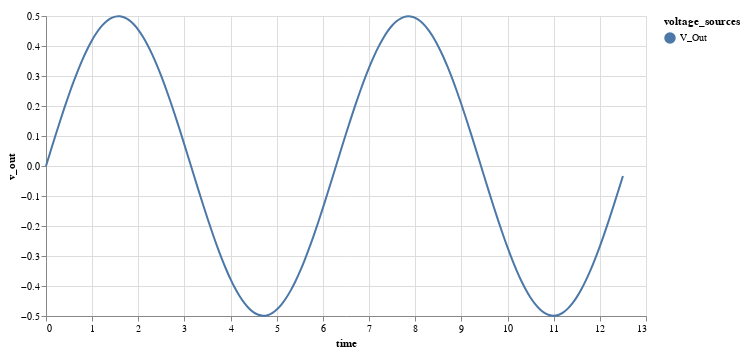

The notebook cell this image was saved under:
### Code cell
plotData(t1,[a1])

### Figure 1 — Vega-Lite specification as saved in the notebook (floating-point values rounded to 4 significant figures)
{"config": {"view": {"continuousWidth": 400, "continuousHeight": 300}}, "layer": [{"mark": {"type": "line", "interpolate": "basis"}, "encoding": {"color": {"type": "nominal", "field": "voltage_sources"}, "x": {"type": "quantitative", "field": "time"}, "y": {"type": "quantitative", "field": "v_out"}}}, {"mark": "point", "encoding": {"opacity": {"value": 0}, "x": {"type": "quantitative", "field": "time"}}, "selection": {"selector010": {"type": "single", "nearest": true, "on": "mouseover", "fields": ["time"], "empty": "none"}}}, {"mark": "point", "encoding": {"color": {"type": "nominal", "field": "voltage_sources"}, "opacity": {"condition": {"value": 1, "selection": "selector010"}, "value": 0}, "x": {"type": "quantitative", "field": "time"}, "y": {"type": "quantitative", "field": "v_out"}}}, {"mark": {"type": "rule", "color": "gray"}, "encoding": {"x": {"type": "quantitative", "field": "time"}}, "transform": [{"filter": {"selection": "selector010"}}]}, {"mark": {"type": "text", "align": "left", "dx": 5, "dy": -5}, "encoding": {"color": {"type": "nominal", "field": "voltage_sources"}, "text": {"condition": {"type": "quantitative", "field": "v_out", "selection": "selector010"}, "value": " "}, "x": {"type": "quantitative", "field": "time"}, "y": {"type": "quantitative", "field": "v_out"}}}], "data": {"name": "data-1bad299b3802139d6bba0a19bdd27ba4"}, "height": 300, "width": 600, "$schema": "https://vega.github.io/schema/vega-lite/v4.0.2.json", "datasets": {"data-1bad299b3802139d6bba0a19bdd27ba4": [{"time": 0.0, "voltage_sources": "V_Out", "v_out": 0.0}, {"time": 0.1, "voltage_sources": "V_Out", "v_out": 0.04992}, {"time": 0.2, "voltage_sources": "V_Out", "v_out": 0.09933}, {"time": 0.3, "voltage_sources": "V_Out", "v_out": 0.1478}, {"time": 0.4, "voltage_sources": "V_Out", "v_out": 0.1947}, {"time": 0.5, "voltage_sources": "V_Out", "v_out": 0.2397}, {"time": 0.6, "voltage_sources": "V_Out", "v_out": 0.2823}, {"time": 0.7, "voltage_sources": "V_Out", "v_out": 0.3221}, {"time": 0.8, "voltage_sources": "V_Out", "v_out": 0.3587}, {"time": 0.9, "voltage_sources": "V_Out", "v_out": 0.3917}, {"time": 1.0, "voltage_sources": "V_Out", "v_out": 0.4207}, {"time": 1.1, "voltage_sources": "V_Out", "v_out": 0.4456}, {"time": 1.2, "voltage_sources": "V_Out", "v_out": 0.466}, {"time": 1.3, "voltage_sources": "V_Out", "v_out": 0.4818}, {"time": 1.4, "voltage_sources": "V_Out", "v_out": 0.4927}, {"time": 1.5, "voltage_sources": "V_Out", "v_out": 0.4987}, {"time": 1.6, "voltage_sources": "V_Out", "v_out": 0.4998}, {"time": 1.7, "voltage_sources": "V_Out", "v_out": 0.4958}, {"time": 1.8, "voltage_sources": "V_Out", "v_out": 0.4869}, {"time": 1.9, "voltage_sources": "V_Out", "v_out": 0.4732}, {"time": 2.0, "voltage_sources": "V_Out", "v_out": 0.4546}, {"time": 2.1, "voltage_sources": "V_Out", "v_out": 0.4316}, {"time": 2.2, "voltage_sources": "V_Out", "v_out": 0.4042}, {"time": 2.3, "voltage_sources": "V_Out", "v_out": 0.3729}, {"time": 2.4, "voltage_sources": "V_Out", "v_out": 0.3377}, {"time": 2.5, "voltage_sources": "V_Out", "v_out": 0.2992}, {"time": 2.6, "voltage_sources": "V_Out", "v_out": 0.2578}, {"time": 2.7, "voltage_sources": "V_Out", "v_out": 0.2137}, {"time": 2.8, "voltage_sources": "V_Out", "v_out": 0.1675}, {"time": 2.9, "voltage_sources": "V_Out", "v_out": 0.1196}, {"time": 3.0, "voltage_sources": "V_Out", "v_out": 0.07056}, {"time": 3.1, "voltage_sources": "V_Out", "v_out": 0.02079}, {"time": 3.2, "voltage_sources": "V_Out", "v_out": -0.02919}, {"time": 3.3, "voltage_sources": "V_Out", "v_out": -0.07887}, {"time": 3.4, "voltage_sources": "V_Out", "v_out": -0.1278}, {"time": 3.5, "voltage_sources": "V_Out", "v_out": -0.1754}, {"time": 3.6, "voltage_sources": "V_Out", "v_out": -0.2213}, {"time": 3.7, "voltage_sources": "V_Out", "v_out": -0.2649}, {"time": 3.8, "voltage_sources": "V_Out", "v_out": -0.3059}, {"time": 3.9, "voltage_sources": "V_Out", "v_out": -0.3439}, {"time": 4.0, "voltage_sources": "V_Out", "v_out": -0.3784}, {"time": 4.1, "voltage_sources": "V_Out", "v_out": -0.4091}, {"time": 4.2, "voltage_sources": "V_Out", "v_out": -0.4358}, {"time": 4.3, "voltage_sources": "V_Out", "v_out": -0.4581}, {"time": 4.4, "voltage_sources": "V_Out", "v_out": -0.4758}, {"time": 4.5, "voltage_sources": "V_Out", "v_out": -0.4888}, {"time": 4.6, "voltage_sources": "V_Out", "v_out": -0.4968}, {"time": 4.7, "voltage_sources": "V_Out", "v_out": -0.5}, {"time": 4.8, "voltage_sources": "V_Out", "v_out": -0.4981}, {"time": 4.9, "voltage_sources": "V_Out", "v_out": -0.4912}, {"time": 5.0, "voltage_sources": "V_Out", "v_out": -0.4795}, {"time": 5.1, "voltage_sources": "V_Out", "v_out": -0.4629}, {"time": 5.2, "voltage_sources": "V_Out", "v_out": -0.4417}, {"time": 5.3, "voltage_sources": "V_Out", "v_out": -0.4161}, {"time": 5.4, "voltage_sources": "V_Out", "v_out": -0.3864}, {"time": 5.5, "voltage_sources": "V_Out", "v_out": -0.3528}, {"time": 5.6, "voltage_sources": "V_Out", "v_out": -0.3156}, {"time": 5.7, "voltage_sources": "V_Out", "v_out": -0.2753}, {"time": 5.8, "voltage_sources": "V_Out", "v_out": -0.2323}, {"time": 5.9, "voltage_sources": "V_Out", "v_out": -0.1869}, {"time": 6.0, "voltage_sources": "V_Out", "v_out": -0.1397}, {"time": 6.1, "voltage_sources": "V_Out", "v_out": -0.09108}, {"time": 6.2, "voltage_sources": "V_Out", "v_out": -0.04154}, {"time": 6.3, "voltage_sources": "V_Out", "v_out": 0.008407}, {"time": 6.4, "voltage_sources": "V_Out", "v_out": 0.05827}, {"time": 6.5, "voltage_sources": "V_Out", "v_out": 0.1076}, {"time": 6.6, "voltage_sources": "V_Out", "v_out": 0.1558}, {"time": 6.7, "voltage_sources": "V_Out", "v_out": 0.2024}, {"time": 6.8, "voltage_sources": "V_Out", "v_out": 0.2471}, {"time": 6.9, "voltage_sources": "V_Out", "v_out": 0.2892}, {"time": 7.0, "voltage_sources": "V_Out", "v_out": 0.3285}, {"time": 7.1, "voltage_sources": "V_Out", "v_out": 0.3645}, {"time": 7.2, "voltage_sources": "V_Out", "v_out": 0.3968}, {"time": 7.3, "voltage_sources": "V_Out", "v_out": 0.4252}, {"time": 7.4, "voltage_sources": "V_Out", "v_out": 0.4494}, {"time": 7.5, "voltage_sources": "V_Out", "v_out": 0.469}, {"time": 7.6, "voltage_sources": "V_Out", "v_out": 0.484}, {"time": 7.7, "voltage_sources": "V_Out", "v_out": 0.4941}, {"time": 7.8, "voltage_sources": "V_Out", "v_out": 0.4993}, {"time": 7.9, "voltage_sources": "V_Out", "v_out": 0.4995}, {"time": 8.0, "voltage_sources": "V_Out", "v_out": 0.4947}, {"time": 8.1, "voltage_sources": "V_Out", "v_out": 0.4849}, {"time": 8.2, "voltage_sources": "V_Out", "v_out": 0.4704}, {"time": 8.3, "voltage_sources": "V_Out", "v_out": 0.4511}, {"time": 8.4, "voltage_sources": "V_Out", "v_out": 0.4273}, {"time": 8.5, "voltage_sources": "V_Out", "v_out": 0.3992}, {"time": 8.6, "voltage_sources": "V_Out", "v_out": 0.3672}, {"time": 8.7, "voltage_sources": "V_Out", "v_out": 0.3315}, {"time": 8.8, "voltage_sources": "V_Out", "v_out": 0.2925}, {"time": 8.9, "voltage_sources": "V_Out", "v_out": 0.2505}, {"time": 9.0, "voltage_sources": "V_Out", "v_out": 0.2061}, {"time": 9.1, "voltage_sources": "V_Out", "v_out": 0.1595}, {"time": 9.2, "voltage_sources": "V_Out", "v_out": 0.1114}, {"time": 9.3, "voltage_sources": "V_Out", "v_out": 0.06223}, {"time": 9.4, "voltage_sources": "V_Out", "v_out": 0.01239}, {"time": 9.5, "voltage_sources": "V_Out", "v_out": -0.03758}, {"time": 9.6, "voltage_sources": "V_Out", "v_out": -0.08716}, {"time": 9.7, "voltage_sources": "V_Out", "v_out": -0.1359}, {"time": 9.8, "voltage_sources": "V_Out", "v_out": -0.1832}, {"time": 9.9, "voltage_sources": "V_Out", "v_out": -0.2288}, {"time": 10.0, "voltage_sources": "V_Out", "v_out": -0.272}, {"time": 10.1, "voltage_sources": "V_Out", "v_out": -0.3125}, {"time": 10.2, "voltage_sources": "V_Out", "v_out": -0.3499}, {"time": 10.3, "voltage_sources": "V_Out", "v_out": -0.3838}, {"time": 10.4, "voltage_sources": "V_Out", "v_out": -0.4139}, {"time": 10.5, "voltage_sources": "V_Out", "v_out": -0.4398}, {"time": 10.6, "voltage_sources": "V_Out", "v_out": -0.4614}, {"time": 10.7, "voltage_sources": "V_Out", "v_out": -0.4783}, {"time": 10.8, "voltage_sources": "V_Out", "v_out": -0.4905}, {"time": 10.9, "voltage_sources": "V_Out", "v_out": -0.4977}, {"time": 11.0, "voltage_sources": "V_Out", "v_out": -0.5}, {"time": 11.1, "voltage_sources": "V_Out", "v_out": -0.4973}, {"time": 11.2, "voltage_sources": "V_Out", "v_out": -0.4896}, {"time": 11.3, "voltage_sources": "V_Out", "v_out": -0.477}, {"time": 11.4, "voltage_sources": "V_Out", "v_out": -0.4597}, {"time": 11.5, "voltage_sources": "V_Out", "v_out": -0.4377}, {"time": 11.6, "voltage_sources": "V_Out", "v_out": -0.4114}, {"time": 11.7, "voltage_sources": "V_Out", "v_out": -0.381}, {"time": 11.8, "voltage_sources": "V_Out", "v_out": -0.3468}, {"time": 11.9, "voltage_sources": "V_Out", "v_out": -0.3091}, {"time": 12.0, "voltage_sources": "V_Out", "v_out": -0.2683}, {"time": 12.1, "voltage_sources": "V_Out", "v_out": -0.2248}, {"time": 12.2, "voltage_sources": "V_Out", "v_out": -0.1791}, {"time": 12.3, "voltage_sources": "V_Out", "v_out": -0.1316}, {"time": 12.4, "voltage_sources": "V_Out", "v_out": -0.0828}, {"time": 12.5, "voltage_sources": "V_Out", "v_out": -0.03316}]}}
